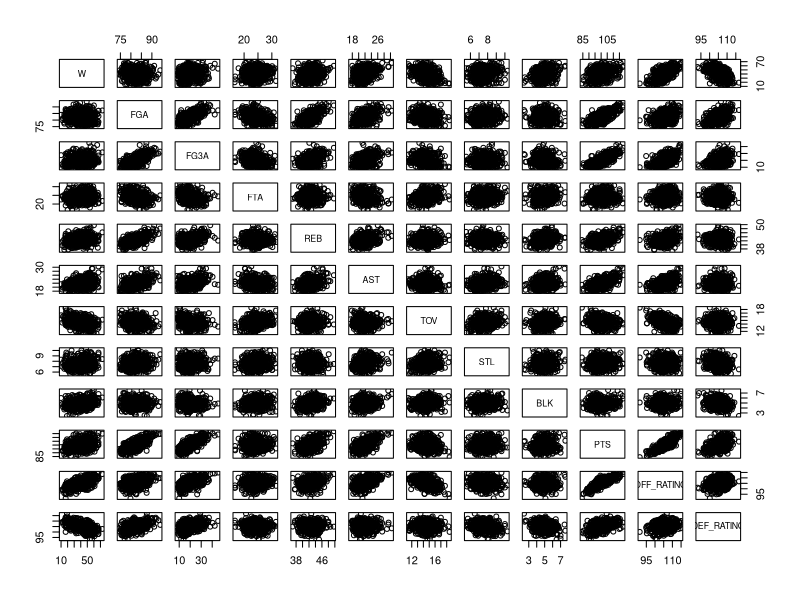
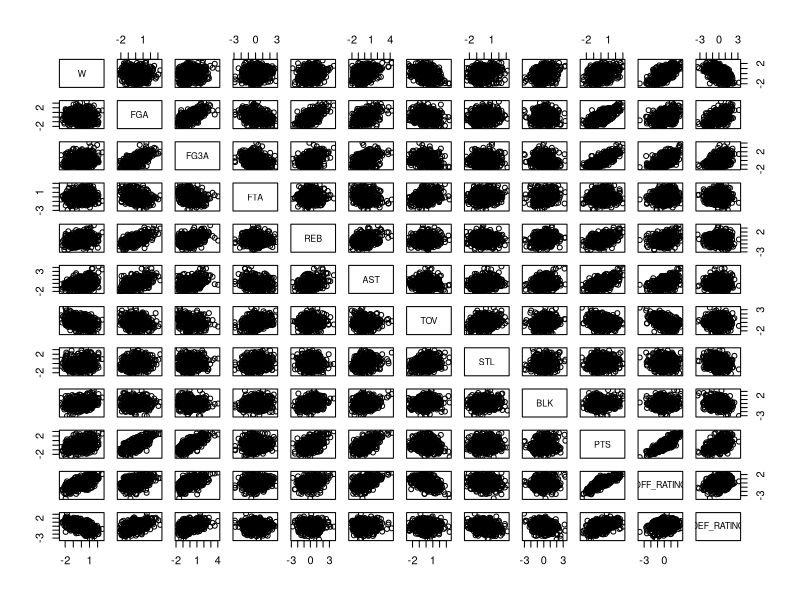
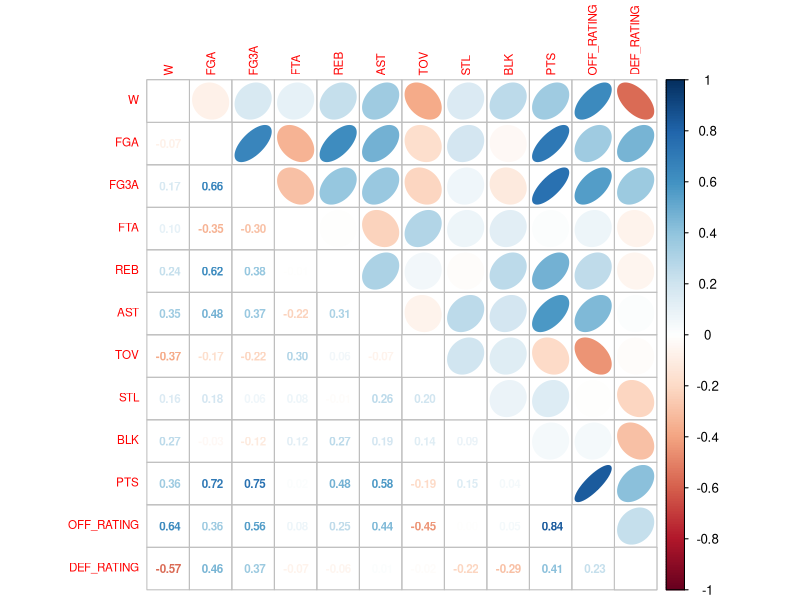
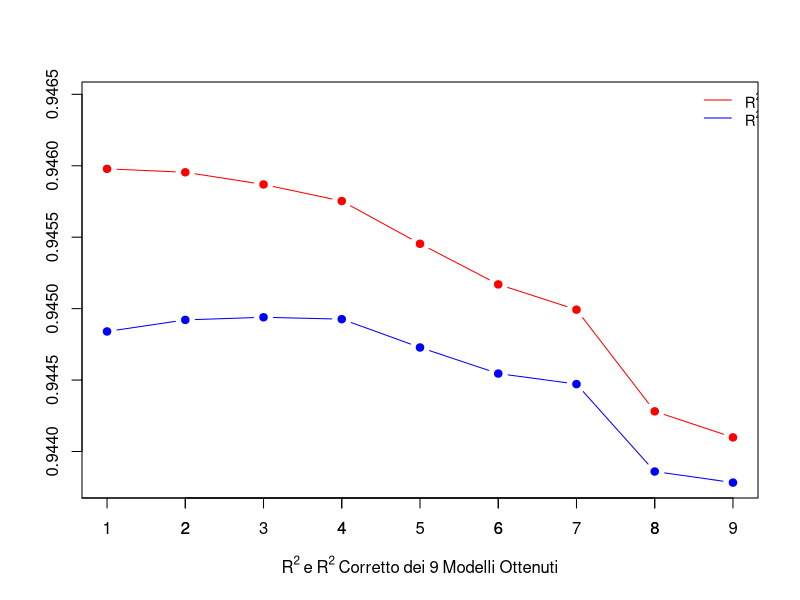
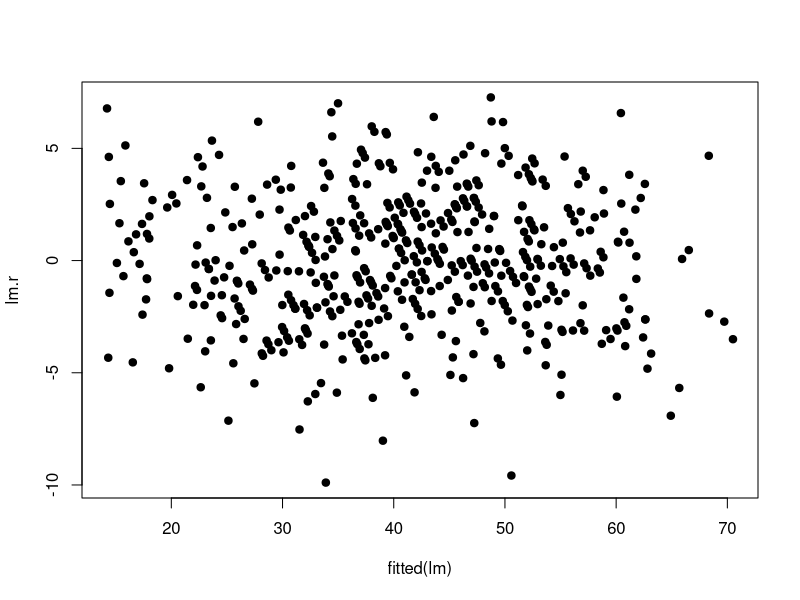
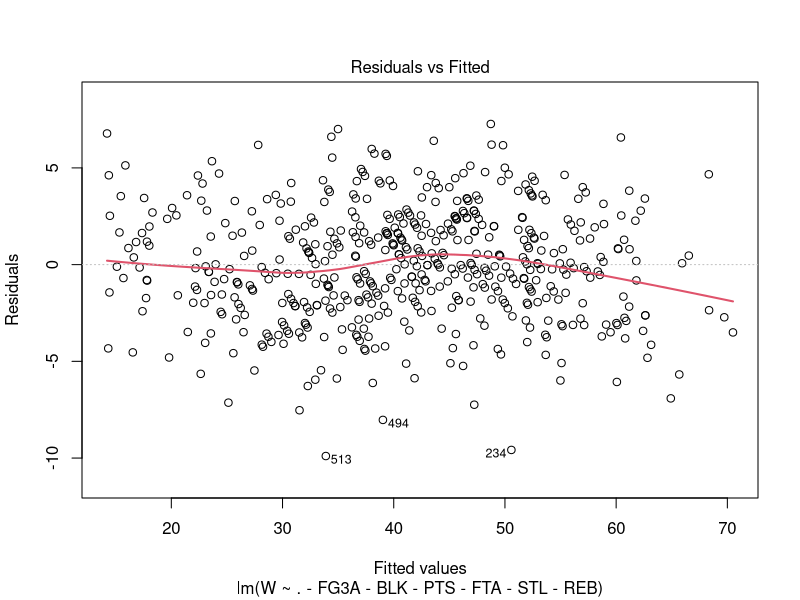
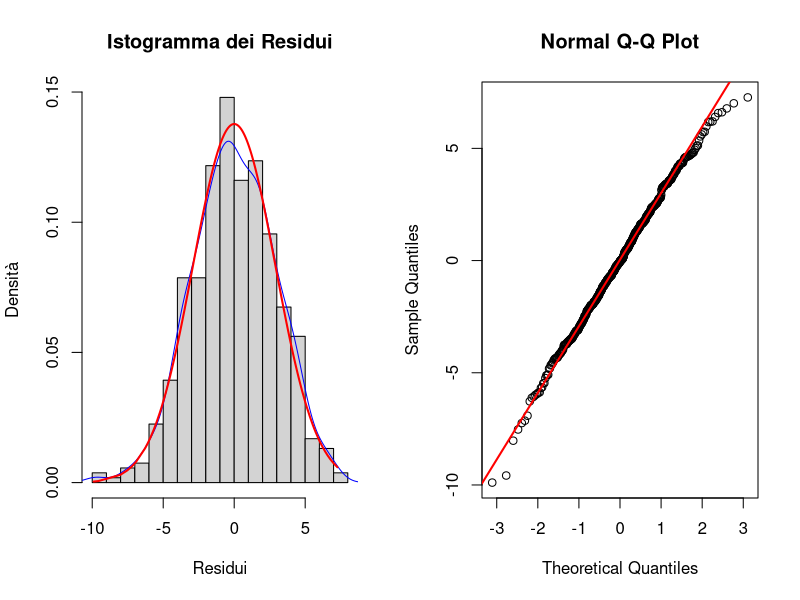
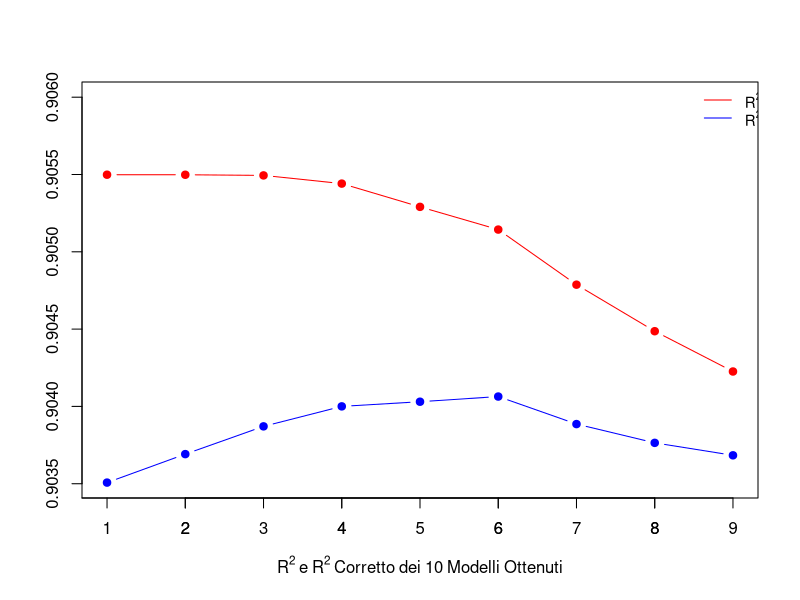

These charts were generated, in order, by the following R code:
# librerie
library(corrplot)

#
#   DATA PREPROCESSING
#

# caricamento dei dati dal file csv
data = read.csv('tabella.csv', header = TRUE, sep = ";")

# rimozione osservazioni con meno di 82 partite
a = c()
for (i in 1:length(data[,1])) {
  if (data$GP[i] != 82) {
    a=c(a,i)
  }
}
data = data[-a,]

# rimozione colonne non selezionate 
data$SEASON <- NULL
data$TEAM_NAME <- NULL
data$GP <- NULL
data$L <- NULL
data$W_PCT <- NULL
data$MIN <- NULL
data$FGM <- NULL
data$FG_PCT <- NULL
data$FG3M <- NULL
data$FG3_PCT <- NULL
data$FTM <- NULL
data$FT_PCT <- NULL
data$OREB <- NULL
data$DREB <- NULL
data$BLKA <- NULL
data$PF <- NULL
data$PFD <- NULL
data$PLUS_MINUS <- NULL
data$NET_RATING <- NULL
data$AST_PCT <- NULL
data$AST_TO <- NULL
data$AST_RATIO <- NULL
data$OREB_PCT <- NULL
data$DREB_PCT <- NULL
data$REB_PCT <- NULL
data$TM_TOV_PCT <- NULL
data$EFG_PCT <- NULL
data$TS_PCT <- NULL
data$PACE <- NULL
data$POSS <- NULL
data$PIE <- NULL

# dati utilizzati per l'analisi
summary(data)
str(data)
plot(data)

# standardizzazione tabella
st_data = data.frame(scale(data))

# la standardizzazione non varia il grafico di dispersione
# e non è stata quindi considerata nel seguito dell'analisi
plot(st_data)

# grafico correlazioni
corrplot.mixed(cor(data), 
         lower = "number",
         upper = "ellipse",
         number.cex=0.70,
         tl.pos = "lt",
         tl.cex=0.70)

#
#   MODELLO DI REGRESSIONE LINEARE
#

# costruzione e riduzione del modello di regressione lineare
r = matrix(ncol = 2, nrow = 9)

lm.1=lm(W~., data=data)
summary(lm.1)
r[1,]= c(summary(lm.1)$r.squared, summary(lm.1)$adj.r.squared)

lm.2=lm(W~.-FG3A, data=data)
summary(lm.2)
r[2,]= c(summary(lm.2)$r.squared, summary(lm.2)$adj.r.squared)

lm.3=lm(W~.-FG3A-BLK, data=data)
summary(lm.3)
r[3,]= c(summary(lm.3)$r.squared, summary(lm.3)$adj.r.squared)

lm.4=lm(W~.-FG3A-BLK-PTS, data=data)
summary(lm.4)
r[4,]= c(summary(lm.4)$r.squared, summary(lm.4)$adj.r.squared)

lm.5=lm(W~.-FG3A-BLK-PTS-FTA, data=data)
summary(lm.5)
r[5,]= c(summary(lm.5)$r.squared, summary(lm.5)$adj.r.squared)

lm.6=lm(W~.-FG3A-BLK-PTS-FTA-STL, data=data)
summary(lm.6)
r[6,]= c(summary(lm.6)$r.squared, summary(lm.6)$adj.r.squared)

lm.7=lm(W~.-FG3A-BLK-PTS-FTA-STL-REB, data=data)
summary(lm.7)
r[7,]= c(summary(lm.7)$r.squared, summary(lm.7)$adj.r.squared)

lm.8=lm(W~.-FG3A-BLK-PTS-FTA-STL-REB-TOV, data=data)
summary(lm.8)
r[8,]= c(summary(lm.8)$r.squared, summary(lm.8)$adj.r.squared)

lm.9=lm(W~.-FG3A-BLK-PTS-FTA-STL-REB-TOV-AST, data=data)
summary(lm.9)
r[9,]= c(summary(lm.9)$r.squared, summary(lm.9)$adj.r.squared)

# esaminiamo i valori degli R^2 e R^2 corretti
ymin = min(r)
ymax = max(r)
plot(r[,1], pch = 19, type = "b", col = "red", ylim = c(ymin,ymax+0.0005), 
     xlab=expression(R^2~e~R^2~Corretto~dei~9~Modelli~Ottenuti), 
     ylab = "")
axis(1 , at = 0:9)
lines(r[,2], pch = 19, type = "b", col = "blue")
legend("topright", inset = c(-0.10, 0),
       legend=c(expression(R^2), expression(R^2~Corretto)), 
       col=c("red", "blue"), lty=1:1, cex=0.9, bty="n")

# modello selezionato (miglior rapporto R^2/p-values)
lm = lm.7
summary(lm)

# analisi dei residui: grafici
lm.r=residuals(lm)
plot(fitted(lm),lm.r, pch=19)
plot(lm, which=1, lwd=2)
par(mfrow=c(1, 2))
hist(lm.r, 20, freq = FALSE, main="Istogramma dei Residui",
     ylab="Densità",xlab="Residui")
lines(density(lm.r), col = "blue")
lines(sort(lm.r), dnorm(sort(lm.r), mean(lm.r), sd(lm.r)), col="red", lwd=2)
qqnorm(lm.r)
qqline(lm.r, col="red", lwd=2)

# analisi dei residui: indicatori
skewness=mean(((lm.r-mean(lm.r))/sd(lm.r))^3)
skewness
kurtosi=mean(((lm.r-mean(lm.r))/sd(lm.r))^4)-3
kurtosi
shapiro.test(lm.r)

#
#   MODELLO DI REGRESSIONE NON LINEARE (LOGARITMICO)
#

# costruzione e riduzione del modello di regressione logaritmico
r = matrix(ncol = 2, nrow = 9)
ldata=log(data)

lm.log.1=lm(W~., data=ldata)
summary(lm.log.1)
r[1,]= c(summary(lm.log.1)$r.squared, summary(lm.log.1)$adj.r.squared)

lm.log.2=lm(W~.-FG3A, data=ldata)
summary(lm.log.2)
r[2,]= c(summary(lm.log.2)$r.squared, summary(lm.log.2)$adj.r.squared)

lm.log.3=lm(W~.-FG3A-FTA, data=ldata)
summary(lm.log.3)
r[3,]= c(summary(lm.log.3)$r.squared, summary(lm.log.3)$adj.r.squared)

lm.log.4=lm(W~.-FG3A-FTA-PTS, data=ldata)
summary(lm.log.4)
r[4,]= c(summary(lm.log.4)$r.squared, summary(lm.log.4)$adj.r.squared)

lm.log.5=lm(W~.-FG3A-FTA-PTS-BLK, data=ldata)
summary(lm.log.5)
r[5,]= c(summary(lm.log.5)$r.squared, summary(lm.log.5)$adj.r.squared)

lm.log.6=lm(W~.-FG3A-FTA-PTS-BLK-STL, data=ldata)
summary(lm.log.6)
r[6,]= c(summary(lm.log.6)$r.squared, summary(lm.log.6)$adj.r.squared)

lm.log.7=lm(W~.-FG3A-FTA-PTS-BLK-STL-REB, data=ldata)
summary(lm.log.7)
r[7,]= c(summary(lm.log.7)$r.squared, summary(lm.log.7)$adj.r.squared)

# tutti i p-value sono bassi, continuo comunque a ridurre
lm.log.8=lm(W~.-FG3A-FTA-PTS-BLK-STL-REB-AST, data=ldata)
summary(lm.log.8)
r[8,]= c(summary(lm.log.8)$r.squared, summary(lm.log.8)$adj.r.squared)

lm.log.9=lm(W~.-FG3A-FTA-PTS-BLK-STL-REB-AST-FGA, data=ldata)
summary(lm.log.9)
r[9,]= c(summary(lm.log.9)$r.squared, summary(lm.log.9)$adj.r.squared)

# esaminiamo i valori degli R^2 e R^2 corretti
ymin = min(r)
ymax = max(r)
par(mfrow=c(1,1))
plot(r[,1], pch=19, type="b", col="red", ylim=c(ymin,ymax+0.0005), 
     xlab=expression(R^2~e~R^2~Corretto~dei~10~Modelli~Ottenuti), 
     ylab = "")
axis(1 , at = 0:9)
lines(r[,2], pch = 19, type = "b", col = "blue")
legend("topright", inset = c(-0.10, 0),
       legend=c(expression(R^2), expression(R^2~Corretto)), 
       col=c("red", "blue"), lty=1:1, cex=0.9, bty="n")

# modello selezionato (migliori p-value/R^2)
lm.log=lm.log.9
summary(lm.log)

# analisi dei residui: grafici
lm.log.r=residuals(lm.log)
plot(fitted(lm.log),lm.log.r, pch=19)
plot(lm.log, which=1, lwd=2)
par(mfrow=c(1, 2))
hist(lm.log.r, 30, freq = FALSE, main="Istogramma dei Residui",
     ylab="Densità",xlab="Residui")
lines(density(lm.log.r), col = "blue")
lines(sort(lm.log.r), dnorm(sort(lm.log.r), mean(lm.log.r), sd(lm.log.r)), 
      col="red", lwd=2)
qqnorm(lm.log.r)
qqline(lm.log.r, col="red", lwd=2)

# analisi dei residui: indicatori
skewness=mean(((lm.log.r-mean(lm.log.r))/sd(lm.log.r))^3)
skewness
kurtosi=mean(((lm.log.r-mean(lm.log.r))/sd(lm.log.r))^4)-3
kurtosi
shapiro.test(lm.log.r)

# valutazione dei residui del modello di regressione non ridotto
lm.log.1.r = residuals(lm.log.1)
shapiro.test(lm.log.1.r)

# rimozione dei residui outliers
boxplot(lm.log.r, main="Boxplot residui prima della rimozione degli outliers", outcol="red")
r_outliers <- boxplot(lm.log.r, plot=FALSE)$out
r_outliers <- rev(sort(r_outliers))
r_outliers
lm.log.r<-lm.log.r[-which(lm.log.r %in% r_outliers[1:length(r_outliers)])]
boxplot(lm.log.r, main="Boxplot residui dopo la rimozione degli outliers", outcol="red")

# grafici post rimozione outliers
par(mfrow=c(1, 2))
hist(lm.log.r, 30, freq = FALSE, main="Istogramma dei Residui",
     ylab="Densità",xlab="Residui")
lines(density(lm.log.r), col = "blue")
lines(sort(lm.log.r), dnorm(sort(lm.log.r), mean(lm.log.r), sd(lm.log.r)), 
      col="red", lwd=2)
qqnorm(lm.log.r)
qqline(lm.log.r, col="red", lwd=2)

# indicatori post rimozione outliers
skewness=mean(((lm.log.r-mean(lm.log.r))/sd(lm.log.r))^3)
skewness
kurtosi=mean(((lm.log.r-mean(lm.log.r))/sd(lm.log.r))^4)-3
kurtosi
shapiro.test(lm.log.r)

#
#   AUTOVALUTAZIONE E PREVISIONE DEI MODELLI
#

# logaritmi dei dati originali
ldata = log(data)

set.seed(303)

# validazione modelli
n = 50
err_lin = rep(0,n)
err_log = rep(0,n)
for(i in 1:n){
  testset = sort(sample(534, 50))
  data_train = data[-testset,]
  data_test = data[testset,]
  ldata_train = ldata[-testset,]
  ldata_test = ldata[testset,]
  
  # costruzione modelli lineare e modello logaritmico con i training set
  data_train.lm = lm(W~.-FG3A-BLK-PTS-FTA-STL-REB, data = data_train)
  ldata_train.lm = lm(W~.-FG3A-FTA-PTS-BLK-STL-REB-AST-FGA , data = ldata_train)
  
  # errore per i due modelli
  data_train.lm.p = predict(data_train.lm, data_test)
  ldata_train.lm.p = predict(ldata_train.lm, ldata_test)
  
  # scarto quadratico medio per entrambi i modelli
  err_lin[i] = sqrt(mean((data_train.lm.p - data_test$W)^2))
  err_log[i] = sqrt(mean((exp(ldata_train.lm.p) - data_test$W)^2))
}

# media errori
mean(err_lin)
mean(err_log)

# deviazione standard errori
sd(err_lin)
sd(err_log)

# rappresentazione grafica errori dei due modelli
par(mfrow=c(1,1))
gmin = min(err_lin, err_log)
gmax = max(err_lin, err_log)
plot(err_lin, type="b", pch=20, col="blue", ylim=c(gmin, gmax+1),
     ylab="Errore", xlab="Iterazione")
points(err_log, type="b", pch=20, col="red")
legend("topright", inset = c(-0.10, 0), c("Lineare", "Logaritmico"),
       col = c("blue", "red"), pch = c(19,19), cex=0.7, bty="n")


# previsione modello lineare
set.seed(303)
testset = sort(sample(534, 50))
data_train = data[-testset,]
data_test = data[testset,]

data_train.lm = lm(W~.-FG3A-BLK-PTS-FTA-STL-REB, data = data_train)
data_train.lm.p = predict(data_train.lm, data_test)
data_test$W
sqrt(mean(data_train.lm.p-data_test$W)^2)

data_train.lm.ci = predict(data_train.lm, data_test, interval="confidence")
data_train.lm.pi = predict(data_train.lm, data_test, interval="prediction")

plot(
  data_test$W, pch=19, col="red",
  ylim = c(min(data_train.lm.pi[, 2]), max(data_train.lm.pi[, 3])),
  ylab = "Vittorie",
  xlab = "Indice"
)

x = 1:50

points(x-0.05, data_train.lm.ci[,1], pch=19, col="blue")
segments(x-0.05, data_train.lm.ci[,2], x-0.05,data_train.lm.ci[,3], col="blue")

points(x+0.05, data_train.lm.pi[,1], pch=19, col="green3")
segments(x+0.05, data_train.lm.pi[,2], x+0.05, data_train.lm.pi[,3], col="green3")

